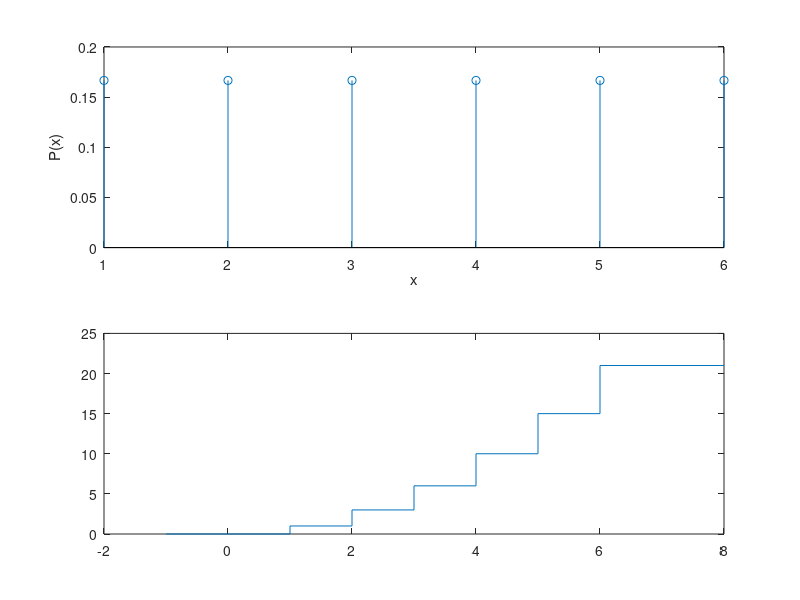

Write MATLAB code to recreate this figure.
%% EXERCICIO 1

%Alinea a)    %funcao massa de probabilidade

%teoria classica - a probabilidade tem q ser equiprovavel elementar
x = 1:6;
Px = ones(1,6)/6;  %ones - matriz de 1's
subplot (2, 1, 1); %2- numero de linhas; 1- numero de colunas; 1- grafico 1
stem(x,Px), xlabel('x'), ylabel('P(x)');

%Alinea b)    %funcao distribuicao acumulada

subplot (2, 1, 2);

Fx = cumsum([0 0 1 2 3 4 5 6 0 0]);     %soma acumulativa
stairs(-1:8, Fx);            %grafico em forma de "escadas"